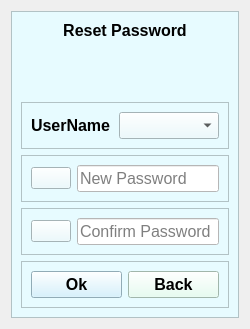
              <widget class="QWidget" name="SW_ResetPassword">
               <layout class="QVBoxLayout" name="verticalLayout_94">
                <item>
                 <widget class="QFrame" name="frame_60">
                  <property name="maximumSize">
                   <size>
                    <width>300</width>
                    <height>16777215</height>
                   </size>
                  </property>
                  <property name="styleSheet">
                   <string notr="true">background-color: rgb(231, 251, 255);</string>
                  </property>
                  <property name="frameShape">
                   <enum>QFrame::StyledPanel</enum>
                  </property>
                  <property name="frameShadow">
                   <enum>QFrame::Raised</enum>
                  </property>
                  <layout class="QVBoxLayout" name="verticalLayout_2">
                   <item>
                    <widget class="QLabel" name="label_64">
                     <property name="font">
                      <font>
                       <pointsize>12</pointsize>
                       <weight>75</weight>
                       <bold>true</bold>
                      </font>
                     </property>
                     <property name="text">
                      <string>Reset Password</string>
                     </property>
                     <property name="alignment">
                      <set>Qt::AlignCenter</set>
                     </property>
                    </widget>
                   </item>
                   <item alignment="Qt::AlignHCenter">
                    <widget class="QLabel" name="label_25">
                     <property name="minimumSize">
                      <size>
                       <width>50</width>
                       <height>50</height>
                      </size>
                     </property>
                     <property name="maximumSize">
                      <size>
                       <width>50</width>
                       <height>50</height>
                      </size>
                     </property>
                     <property name="text">
                      <string/>
                     </property>
                     <property name="pixmap">
                      <pixmap resource="../Resources.qrc">:/icons/Resource/icons/reset-password.png</pixmap>
                     </property>
                     <property name="scaledContents">
                      <bool>true</bool>
                     </property>
                    </widget>
                   </item>
                   <item>
                    <widget class="QFrame" name="frame_15">
                     <property name="styleSheet">
                      <string notr="true"/>
                     </property>
                     <property name="frameShape">
                      <enum>QFrame::StyledPanel</enum>
                     </property>
                     <property name="frameShadow">
                      <enum>QFrame::Raised</enum>
                     </property>
                     <layout class="QHBoxLayout" name="horizontalLayout_3">
                      <item>
                       <widget class="QLabel" name="label_66">
                        <property name="font">
                         <font>
                          <family>Arial</family>
                          <pointsize>12</pointsize>
                          <weight>75</weight>
                          <bold>true</bold>
                         </font>
                        </property>
                        <property name="styleSheet">
                         <string notr="true">color: rgb(0, 0, 0);</string>
                        </property>
                        <property name="text">
                         <string>UserName</string>
                        </property>
                       </widget>
                      </item>
                      <item>
                       <widget class="QComboBox" name="CB_Reset_UserName">
                        <property name="minimumSize">
                         <size>
                          <width>100</width>
                          <height>0</height>
                         </size>
                        </property>
                        <property name="maximumSize">
                         <size>
                          <width>100</width>
                          <height>50</height>
                         </size>
                        </property>
                        <property name="font">
                         <font>
                          <pointsize>12</pointsize>
                         </font>
                        </property>
                        <property name="cursor">
                         <cursorShape>PointingHandCursor</cursorShape>
                        </property>
                       </widget>
                      </item>
                     </layout>
                    </widget>
                   </item>
                   <item>
                    <widget class="QFrame" name="frame_62">
                     <property name="frameShape">
                      <enum>QFrame::StyledPanel</enum>
                     </property>
                     <property name="frameShadow">
                      <enum>QFrame::Raised</enum>
                     </property>
                     <layout class="QHBoxLayout" name="horizontalLayout_60">
                      <item>
                       <widget class="QPushButton" name="show_hide_Reset_password">
                        <property name="text">
                         <string/>
                        </property>
                        <property name="icon">
                         <iconset resource="../Resources.qrc">
                          <normaloff>:/icons/Resource/icons/eye-off_disabled.png</normaloff>:/icons/Resource/icons/eye-off_disabled.png</iconset>
                        </property>
                        <property name="iconSize">
                         <size>
                          <width>16</width>
                          <height>16</height>
                         </size>
                        </property>
                       </widget>
                      </item>
                      <item>
                       <widget class="QLineEdit" name="Reset_password">
                        <property name="font">
                         <font>
                          <pointsize>12</pointsize>
                         </font>
                        </property>
                        <property name="styleSheet">
                         <string notr="true">color: rgb(0, 0, 0);
background-color: rgb(255, 255, 255);</string>
                        </property>
                        <property name="echoMode">
                         <enum>QLineEdit::Password</enum>
                        </property>
                        <property name="placeholderText">
                         <string>New Password</string>
                        </property>
                       </widget>
                      </item>
                     </layout>
                    </widget>
                   </item>
                   <item>
                    <widget class="QFrame" name="frame_63">
                     <property name="frameShape">
                      <enum>QFrame::StyledPanel</enum>
                     </property>
                     <property name="frameShadow">
                      <enum>QFrame::Raised</enum>
                     </property>
                     <layout class="QHBoxLayout" name="horizontalLayout_61">
                      <item>
                       <widget class="QPushButton" name="show_hide_Reset_conf_password">
                        <property name="text">
                         <string/>
                        </property>
                        <property name="icon">
                         <iconset resource="../Resources.qrc">
                          <normaloff>:/icons/Resource/icons/eye-off_disabled.png</normaloff>:/icons/Resource/icons/eye-off_disabled.png</iconset>
                        </property>
                       </widget>
                      </item>
                      <item>
                       <widget class="QLineEdit" name="Reset_conf_password">
                        <property name="font">
                         <font>
                          <pointsize>12</pointsize>
                         </font>
                        </property>
                        <property name="styleSheet">
                         <string notr="true">background-color: rgb(255, 255, 255);</string>
                        </property>
                        <property name="echoMode">
                         <enum>QLineEdit::Password</enum>
                        </property>
                        <property name="placeholderText">
                         <string>Confirm Password</string>
                        </property>
                       </widget>
                      </item>
                     </layout>
                    </widget>
                   </item>
                   <item>
                    <widget class="QFrame" name="frame_64">
                     <property name="frameShape">
                      <enum>QFrame::StyledPanel</enum>
                     </property>
                     <property name="frameShadow">
                      <enum>QFrame::Raised</enum>
                     </property>
                     <layout class="QHBoxLayout" name="horizontalLayout_14">
                      <item>
                       <widget class="QPushButton" name="PB_Reset_Ok">
                        <property name="font">
                         <font>
                          <family>Arial</family>
                          <pointsize>12</pointsize>
                          <weight>75</weight>
                          <bold>true</bold>
                         </font>
                        </property>
                        <property name="styleSheet">
                         <string notr="true">background-color: rgb(203, 239, 255);
color: rgb(0, 0, 0);</string>
                        </property>
                        <property name="text">
                         <string>Ok</string>
                        </property>
                       </widget>
                      </item>
                      <item>
                       <widget class="QPushButton" name="PB_Reset_Back">
                        <property name="font">
                         <font>
                          <family>Arial</family>
                          <pointsize>12</pointsize>
                          <weight>75</weight>
                          <bold>true</bold>
                         </font>
                        </property>
                        <property name="styleSheet">
                         <string notr="true">background-color: rgb(225, 255, 239);</string>
                        </property>
                        <property name="text">
                         <string>Back</string>
                        </property>
                       </widget>
                      </item>
                     </layout>
                    </widget>
                   </item>
                  </layout>
                 </widget>
                </item>
               </layout>
              </widget>
